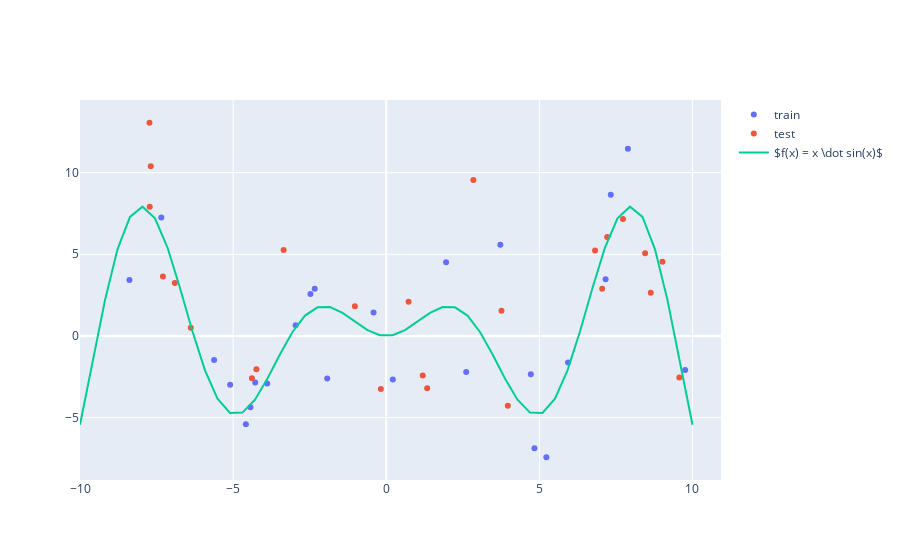

Here is the notebook cell this chart was saved with:
### Code cell
fig = go.Figure()
fig.add_trace(go.Scatter(x = np.reshape(x_train, (x_train.shape[0])), y = y_train, mode='markers', name = 'train' ))
fig.add_trace(go.Scatter(x = np.reshape(x_test, (x_train.shape[0])), y = y_test, mode='markers', name = 'test'  ))
fig.add_trace(go.Scatter(x = np.linspace(-10, 10), y = f(np.linspace(-10, 10)), name = '$f(x) = x \dot sin(x)$'))

fig.show()
